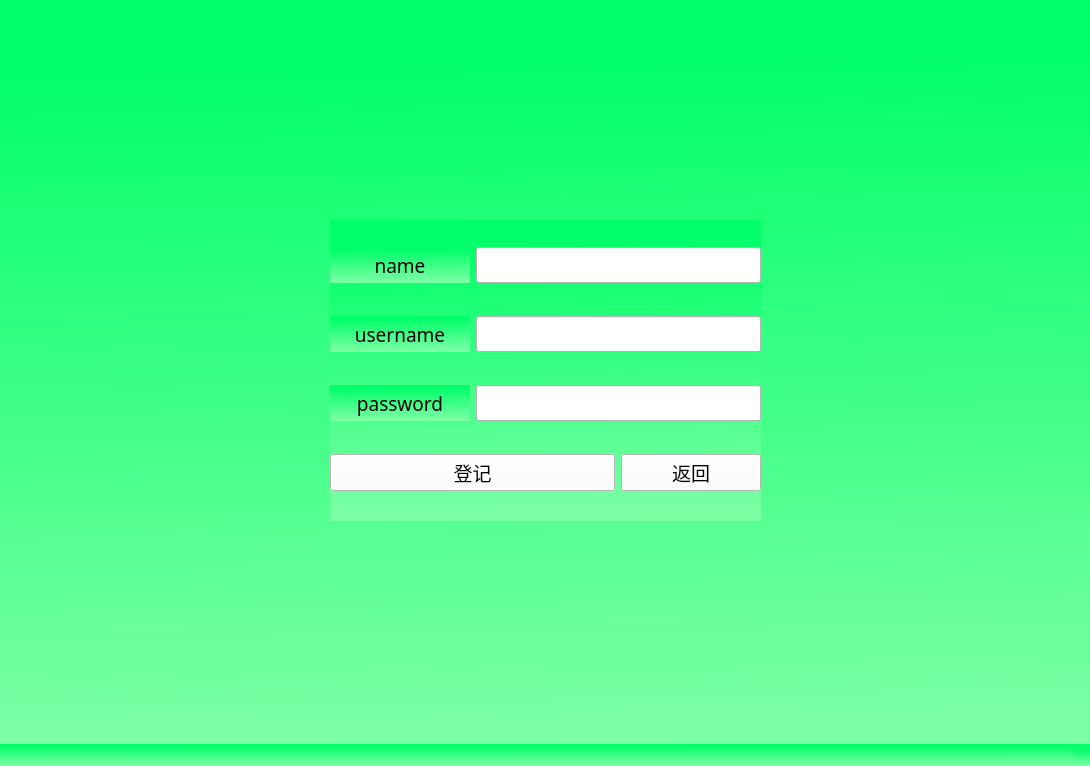
<?xml version="1.0" encoding="UTF-8"?>
<ui version="4.0">
 <class>CargoWindow</class>
 <widget class="QMainWindow" name="CargoWindow">
  <property name="geometry">
   <rect>
    <x>0</x>
    <y>0</y>
    <width>1090</width>
    <height>766</height>
   </rect>
  </property>
  <property name="windowTitle">
   <string>MainWindow</string>
  </property>
  <property name="styleSheet">
   <string notr="true">background-color:
qlineargradient(spread:pad, x1:0.502, y1:0.0611111, x2:0.527155, y2:1, stop:0 rgba(0, 255, 104, 255), stop:0.971014 rgba(123, 255, 165, 255))</string>
  </property>
  <widget class="QWidget" name="centralwidget">
   <widget class="QWidget" name="layoutWidget">
    <property name="geometry">
     <rect>
      <x>330</x>
      <y>220</y>
      <width>431</width>
      <height>301</height>
     </rect>
    </property>
    <layout class="QGridLayout" name="gridLayout">
     <item row="0" column="0">
      <widget class="QLabel" name="label_3">
       <property name="font">
        <font>
         <family>思源宋体 CN</family>
         <pointsize>14</pointsize>
        </font>
       </property>
       <property name="text">
        <string>name</string>
       </property>
       <property name="alignment">
        <set>Qt::AlignmentFlag::AlignCenter</set>
       </property>
      </widget>
     </item>
     <item row="0" column="1" colspan="2">
      <widget class="QLineEdit" name="productNameEdit">
       <property name="font">
        <font>
         <family>思源黑体 CN</family>
         <pointsize>15</pointsize>
        </font>
       </property>
       <property name="styleSheet">
        <string>background-color: rgb(255, 255, 255);
border-color: rgb(255, 0, 0);</string>
       </property>
      </widget>
     </item>
     <item row="1" column="0">
      <widget class="QLabel" name="label">
       <property name="font">
        <font>
         <family>思源宋体 CN</family>
         <pointsize>14</pointsize>
        </font>
       </property>
       <property name="text">
        <string>username</string>
       </property>
       <property name="alignment">
        <set>Qt::AlignmentFlag::AlignCenter</set>
       </property>
      </widget>
     </item>
     <item row="1" column="1" colspan="2">
      <widget class="QLineEdit" name="amountLineEdit">
       <property name="font">
        <font>
         <family>思源黑体 CN</family>
         <pointsize>15</pointsize>
        </font>
       </property>
       <property name="styleSheet">
        <string>background-color: rgb(255, 255, 255);
border-color: rgb(255, 0, 0);</string>
       </property>
      </widget>
     </item>
     <item row="2" column="0">
      <widget class="QLabel" name="label_2">
       <property name="font">
        <font>
         <family>思源宋体 CN</family>
         <pointsize>14</pointsize>
        </font>
       </property>
       <property name="text">
        <string>password</string>
       </property>
       <property name="alignment">
        <set>Qt::AlignmentFlag::AlignCenter</set>
       </property>
      </widget>
     </item>
     <item row="2" column="1" colspan="2">
      <widget class="QLineEdit" name="priceLineEdit">
       <property name="font">
        <font>
         <family>思源黑体 CN</family>
         <pointsize>15</pointsize>
        </font>
       </property>
       <property name="styleSheet">
        <string>background-color: rgb(255, 255, 255);
border-color: rgb(255, 0, 0);</string>
       </property>
      </widget>
     </item>
     <item row="3" column="0" colspan="2">
      <widget class="QPushButton" name="pushButton">
       <property name="font">
        <font>
         <family>思源宋体 CN</family>
         <pointsize>14</pointsize>
        </font>
       </property>
       <property name="styleSheet">
        <string notr="true">background-color: rgb(255, 255, 255);
border-color: rgb(255, 0, 0);</string>
       </property>
       <property name="text">
        <string>登记</string>
       </property>
      </widget>
     </item>
     <item row="3" column="2">
      <widget class="QPushButton" name="returnButton">
       <property name="font">
        <font>
         <family>思源宋体 CN</family>
         <pointsize>14</pointsize>
        </font>
       </property>
       <property name="styleSheet">
        <string notr="true">background-color: rgb(255, 255, 255);
border-color: rgb(255, 0, 0);</string>
       </property>
       <property name="text">
        <string>返回</string>
       </property>
      </widget>
     </item>
    </layout>
   </widget>
  </widget>
  <widget class="QMenuBar" name="menubar">
   <property name="geometry">
    <rect>
     <x>0</x>
     <y>0</y>
     <width>1090</width>
     <height>25</height>
    </rect>
   </property>
  </widget>
  <widget class="QStatusBar" name="statusbar"/>
 </widget>
 <resources/>
 <connections/>
</ui>
